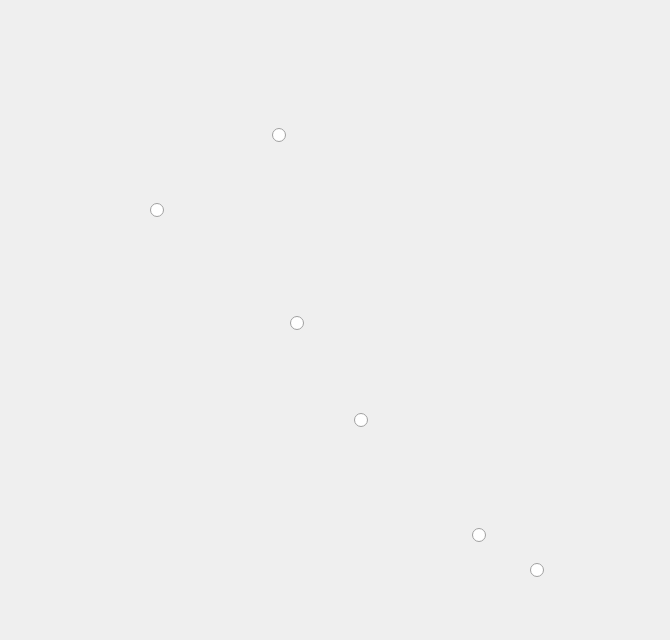
    <widget class="QWidget" name="Bac_Trung_bo">
     <widget class="QLabel" name="Bac_Trung_bo_anh">
      <property name="geometry">
       <rect>
        <x>0</x>
        <y>20</y>
        <width>661</width>
        <height>611</height>
       </rect>
      </property>
      <property name="text">
       <string/>
      </property>
      <property name="pixmap">
       <pixmap>C:/Users/ACER/Downloads/BTB.jpg</pixmap>
      </property>
      <property name="scaledContents">
       <bool>true</bool>
      </property>
     </widget>
     <widget class="QRadioButton" name="nut_thanh_hoa">
      <property name="geometry">
       <rect>
        <x>272</x>
        <y>125</y>
        <width>16</width>
        <height>20</height>
       </rect>
      </property>
      <property name="text">
       <string/>
      </property>
     </widget>
     <widget class="QRadioButton" name="nut_nghe_an">
      <property name="geometry">
       <rect>
        <x>150</x>
        <y>200</y>
        <width>16</width>
        <height>20</height>
       </rect>
      </property>
      <property name="text">
       <string/>
      </property>
     </widget>
     <widget class="QRadioButton" name="nut_ha_tinh">
      <property name="geometry">
       <rect>
        <x>290</x>
        <y>313</y>
        <width>16</width>
        <height>20</height>
       </rect>
      </property>
      <property name="text">
       <string/>
      </property>
     </widget>
     <widget class="QRadioButton" name="nut_quang_binh">
      <property name="geometry">
       <rect>
        <x>354</x>
        <y>410</y>
        <width>16</width>
        <height>20</height>
       </rect>
      </property>
      <property name="text">
       <string/>
      </property>
     </widget>
     <widget class="QRadioButton" name="nut_quang_tri">
      <property name="geometry">
       <rect>
        <x>472</x>
        <y>525</y>
        <width>16</width>
        <height>20</height>
       </rect>
      </property>
      <property name="text">
       <string/>
      </property>
     </widget>
     <widget class="QRadioButton" name="nut_thua_thien_hue">
      <property name="geometry">
       <rect>
        <x>530</x>
        <y>560</y>
        <width>16</width>
        <height>20</height>
       </rect>
      </property>
      <property name="text">
       <string/>
      </property>
     </widget>
    </widget>
